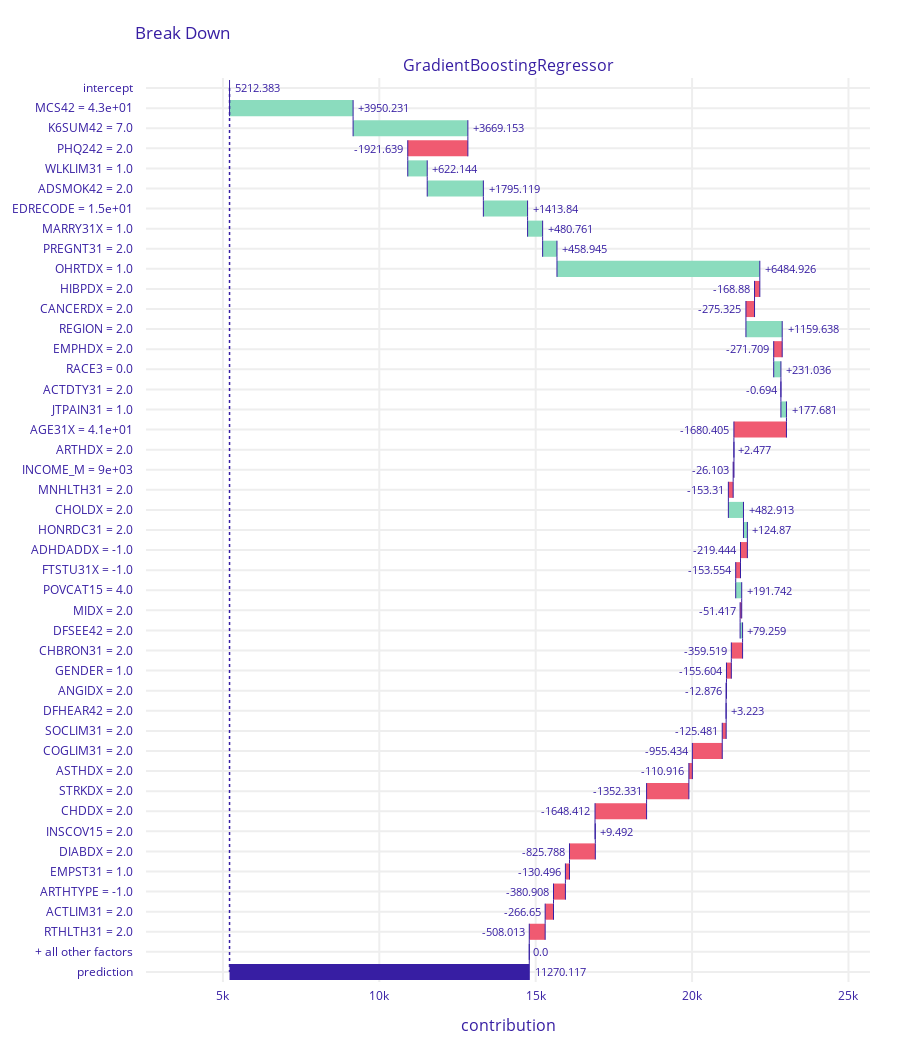

The code cell stored with this chart in its notebook:
### Markdown cell above
### 3.GBM.2  BreakDown

### Code cell
exp = explainer.Explainer(model=gbr, data=X_train_raw, y=y_train, model_type='regression')
exp_bd_gbr = exp.predict_parts(X_train_raw.iloc[0], type='break_down')
exp_bd_gbr.plot(max_vars=42)

### Figure 1 — Plotly figure (JSON) as saved in the notebook; plotly's stock layout.template omitted (floating-point values rounded to 4 significant figures)
{"data": [{"base": 5212.0, "connector": {"line": {"color": "#371ea3", "dash": "solid", "width": 1}, "mode": "spanning"}, "decreasing": {"marker": {"color": "#f05a71"}}, "hoverinfo": "text+delta", "hoverlabel": {"bgcolor": "rgba(0,0,0,0.8)"}, "hovertext": ["Average response: 5212.383<br>Prediction: 11270.117", "MCS42 = 4.3e+01<br>increases average response <br>by", "K6SUM42 = 7.0<br>increases average response <br>by", "PHQ242 = 2.0<br>decreases average response <br>by", "WLKLIM31 = 1.0<br>increases average response <br>by", "ADSMOK42 = 2.0<br>increases average response <br>by", "EDRECODE = 1.5e+01<br>increases average response <br>by", "MARRY31X = 1.0<br>increases average response <br>by", "PREGNT31 = 2.0<br>increases average response <br>by", "OHRTDX = 1.0<br>increases average response <br>by", "HIBPDX = 2.0<br>decreases average response <br>by", "CANCERDX = 2.0<br>decreases average response <br>by", "REGION = 2.0<br>increases average response <br>by", "EMPHDX = 2.0<br>decreases average response <br>by", "RACE3 = 0.0<br>increases average response <br>by", "ACTDTY31 = 2.0<br>decreases average response <br>by", "JTPAIN31 = 1.0<br>increases average response <br>by", "AGE31X = 4.1e+01<br>decreases average response <br>by", "ARTHDX = 2.0<br>increases average response <br>by", "INCOME_M = 9e+03<br>decreases average response <br>by", "MNHLTH31 = 2.0<br>decreases average response <br>by", "CHOLDX = 2.0<br>increases average response <br>by", "HONRDC31 = 2.0<br>increases average response <br>by", "ADHDADDX = -1.0<br>decreases average response <br>by", "FTSTU31X = -1.0<br>decreases average response <br>by", "POVCAT15 = 4.0<br>increases average response <br>by", "MIDX = 2.0<br>decreases average response <br>by", "DFSEE42 = 2.0<br>increases average response <br>by", "CHBRON31 = 2.0<br>decreases average response <br>by", "GENDER = 1.0<br>decreases average response <br>by", "ANGIDX = 2.0<br>decreases average response <br>by", "DFHEAR42 = 2.0<br>increases average response <br>by", "SOCLIM31 = 2.0<br>decreases average response <br>by", "COGLIM31 = 2.0<br>decreases average response <br>by", "ASTHDX = 2.0<br>decreases average response <br>by", "STRKDX = 2.0<br>decreases average response <br>by", "CHDDX = 2.0<br>decreases average response <br>by", "INSCOV15 = 2.0<br>increases average response <br>by", "DIABDX = 2.0<br>decreases average response <br>by", "EMPST31 = 1.0<br>decreases average response <br>by", "ARTHTYPE = -1.0<br>decreases average response <br>by", "ACTLIM31 = 2.0<br>decreases average response <br>by", "RTHLTH31 = 2.0<br>decreases average response <br>by", "+ all other factors<br>decreases average response <br>by", "Average response: 5212.383<br>Prediction: 11270.117"], "increasing": {"marker": {"color": "#8bdcbe"}}, "measure": ["relative", "relative", "relative", "relative", "relative", "relative", "relative", "relative", "relative", "relative", "relative", "relative", "relative", "relative", "relative", "relative", "relative", "relative", "relative", "relative", "relative", "relative", "relative", "relative", "relative", "relative", "relative", "relative", "relative", "relative", "relative", "relative", "relative", "relative", "relative", "relative", "relative", "relative", "relative", "relative", "relative", "relative", "relative", "relative", "total"], "orientation": "h", "showlegend": false, "text": ["5212.383", "+3950.231", "+3669.153", "-1921.639", "+622.144", "+1795.119", "+1413.84", "+480.761", "+458.945", "+6484.926", "-168.88", "-275.325", "+1159.638", "-271.709", "+231.036", "-0.694", "+177.681", "-1680.405", "+2.477", "-26.103", "-153.31", "+482.913", "+124.87", "-219.444", "-153.554", "+191.742", "-51.417", "+79.259", "-359.519", "-155.604", "-12.876", "+3.223", "-125.481", "-955.434", "-110.916", "-1352.331", "-1648.412", "+9.492", "-825.788", "-130.496", "-380.908", "-266.65", "-508.013", "0.0", "11270.117"], "textposition": "outside", "totals": {"marker": {"color": "#371ea3"}}, "type": "waterfall", "x": [0, 3950.0, 3669.0, -1922.0, 622.1, 1795.0, 1414.0, 480.8, 458.9, 6485.0, -168.9, -275.3, 1160.0, -271.7, 231.0, -0.694, 177.7, -1680.0, 2.477, -26.1, -153.3, 482.9, 124.9, -219.4, -153.6, 191.7, -51.42, 79.26, -359.5, -155.6, -12.88, 3.223, -125.5, -955.4, -110.9, -1352.0, -1648.0, 9.492, -825.8, -130.5, -380.9, -266.6, -508.0, 0, 6058.0], "xaxis": "x", "y": ["intercept", "MCS42 = 4.3e+01", "K6SUM42 = 7.0", "PHQ242 = 2.0", "WLKLIM31 = 1.0", "ADSMOK42 = 2.0", "EDRECODE = 1.5e+01", "MARRY31X = 1.0", "PREGNT31 = 2.0", "OHRTDX = 1.0", "HIBPDX = 2.0", "CANCERDX = 2.0", "REGION = 2.0", "EMPHDX = 2.0", "RACE3 = 0.0", "ACTDTY31 = 2.0", "JTPAIN31 = 1.0", "AGE31X = 4.1e+01", "ARTHDX = 2.0", "INCOME_M = 9e+03", "MNHLTH31 = 2.0", "CHOLDX = 2.0", "HONRDC31 = 2.0", "ADHDADDX = -1.0", "FTSTU31X = -1.0", "POVCAT15 = 4.0", "MIDX = 2.0", "DFSEE42 = 2.0", "CHBRON31 = 2.0", "GENDER = 1.0", "ANGIDX = 2.0", "DFHEAR42 = 2.0", "SOCLIM31 = 2.0", "COGLIM31 = 2.0", "ASTHDX = 2.0", "STRKDX = 2.0", "CHDDX = 2.0", "INSCOV15 = 2.0", "DIABDX = 2.0", "EMPST31 = 1.0", "ARTHTYPE = -1.0", "ACTLIM31 = 2.0", "RTHLTH31 = 2.0", "+ all other factors", "prediction"], "yaxis": "y"}], "layout": {"annotations": [{"font": {"size": 16}, "showarrow": false, "text": "GradientBoostingRegressor", "x": 0.5, "xanchor": "center", "xref": "paper", "y": 1, "yanchor": "bottom", "yref": "paper"}, {"font": {"size": 16}, "showarrow": false, "text": "contribution", "x": 0.5, "xanchor": "center", "xref": "paper", "y": 0, "yanchor": "top", "yref": "paper", "yshift": -30}], "font": {"color": "#371ea3"}, "height": 1053, "margin": {"b": 71, "r": 30, "t": 78}, "shapes": [{"line": {"color": "#371ea3", "dash": "dot", "width": 1.5}, "type": "line", "x0": 5212.0, "x1": 5212.0, "xref": "x", "y0": 0, "y1": 44, "yref": "y"}], "title": {"text": "Break Down", "x": 0.15}, "xaxis": {"anchor": "y", "automargin": true, "domain": [0, 1], "fixedrange": true, "gridwidth": 2, "range": [2542.0, 25690.0], "tickcolor": "white", "ticklen": 3, "ticks": "outside", "type": "linear", "zeroline": false}, "yaxis": {"anchor": "x", "automargin": true, "autorange": "reversed", "domain": [0, 1], "fixedrange": true, "gridwidth": 2, "tickcolor": "white", "ticklen": 10, "ticks": "outside", "type": "category"}}}
